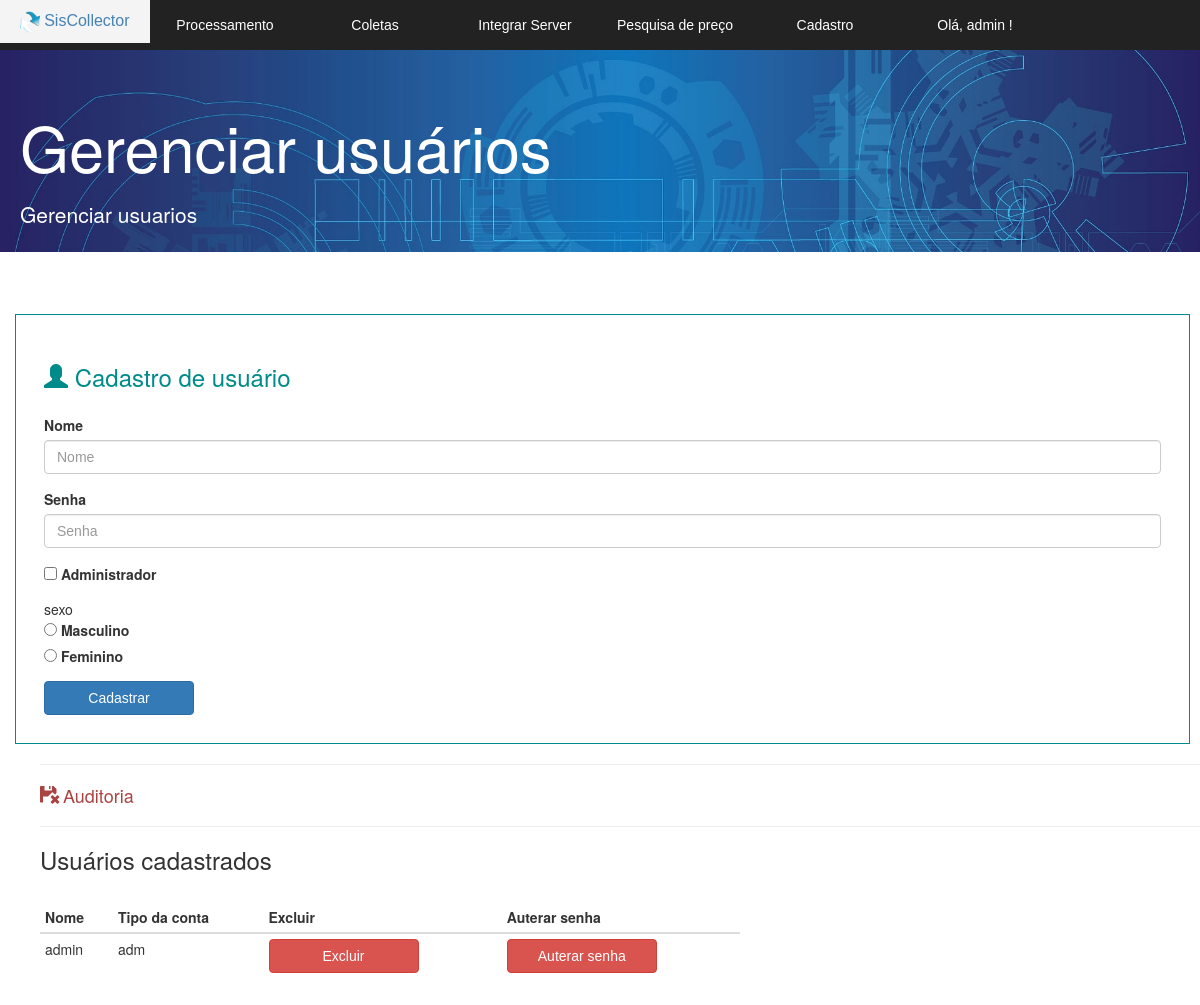
The page /v_usuario.php (signed in) on the database as committed earlier.
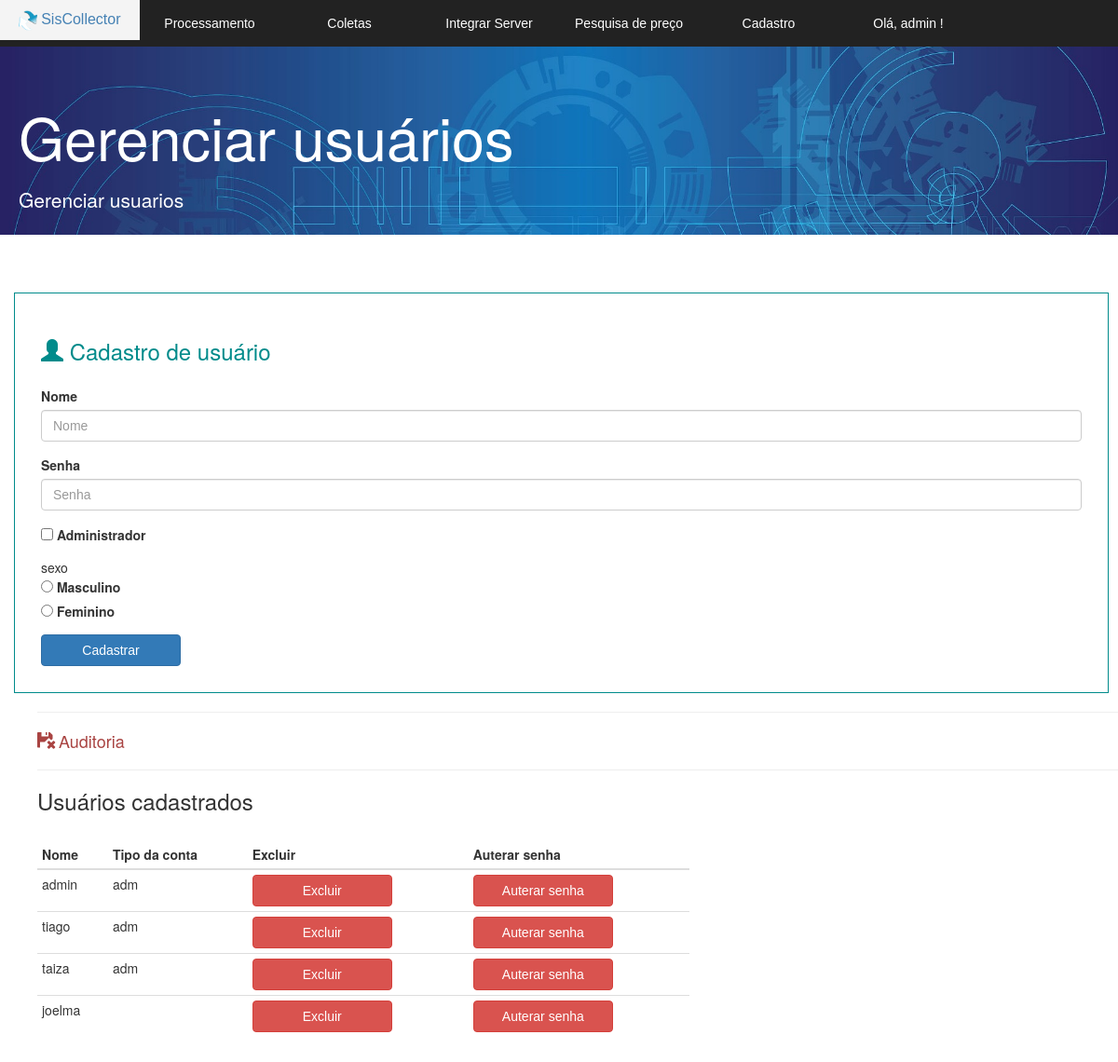
The same page on the database as committed later.
### tables this page shows
CREATE TABLE IF NOT EXISTS `usuarios` (
  `id` int(11) NOT NULL AUTO_INCREMENT,
  `usuario` varchar(220) NOT NULL,
  `senha` varchar(220) NOT NULL,
  `tipo` varchar(30) NOT NULL DEFAULT 'N',
  `sexo` varchar(2) DEFAULT NULL,
  PRIMARY KEY (`id`)
);

### v_usuario.php (the view, shortened to what this page needs)
<!DOCTYPE html>
<html>
<head>
	<link href="bootstrap/css/bootstrap.min.css" rel="stylesheet">
	<link rel="stylesheet" href="css.css">
	<link rel="stylesheet" href="normalize.css">
</head>
<body>
	<section id="principal">
		<?php require 'v_cabecalho.php'; ?>
		<section class="corpo">
			<div class="jumbotron jumbotron-fluid">
				<div class="container">
					<h1 class="display-4">Gerenciar usuários</h1>
					<p class="lead">Gerenciar usuarios</p>
				</div>
			</div>
			<?php require 'arquivos_banco/mensagens.php'; ?>
			<section class="form">
				<form method="post" action="arquivos_banco/cadastrar_usuario.php">
					<fieldset class="area_fieldset"> <h3>
						<span class="glyphicon glyphicon-user" aria-hidden="true"></span>
					Cadastro de usuário</h3>
					<div class="form-group">
						<label for="exampleInputEmail1">Nome</label>
						<input type="text" class="form-control" id="exampleInputEmail1" name="usuario" aria-describedby="emailHelp" placeholder="Nome" autocomplete="off" required="">
					</div>
					<div class="form-group">
						<label for="exampleInputPassword1">Senha</label>
						<input type="password" class="form-control"  name="senha" id="exampleInputPassword1" placeholder="Senha" autocomplete="off" required="">
					</div>
					<div class="form-check">
						<input type="checkbox" name="tipo" value="adm" class="form-check-input" id="exampleCheck1">
						<label class="form-check-label" for="exampleCheck1">Administrador</label><p>
						</div>
						<label"> sexo
						<div class="form-check">
						<input type="radio" name="sexo" value="M" class="form-check-input" id="exampleCheck1">
						<label class="form-check-label" >Masculino</label>
						</div>
							<div class="form-check">
						<input type="radio" name="sexo" value="F" class="form-check-input" id="exampleCheck1">
						<label class="form-check-label">Feminino</label>
						</div>
						<button type="submit" class="btn btn-primary">Cadastrar</button>
					</fieldset>
				</form>
			</section>
			<div>
			<hr id="margem">
			<h4 id="margem">
				<a href="v_listar_auditoria.php">
					<span class="glyphicon glyphicon-floppy-remove remove" aria-hidden="true"></span>
				Auditoria </a> </h4>
				<hr id="margem">
				</div>
				<section class="tabela">
				<h3 id="margem">Usuários cadastrados</h3>
				<table class="table table-condensed table_user" >
					<thead >
						<tr class="table-primary">
							<th scope="col">Nome</th>
							<th scope="col">Tipo da conta</th>
							<th scope="col">Excluir</th>
							<th scope="col">Auterar senha</th>
						</tr>
					</thead>
					<tbody>
						<?php
						$listagem = mysqli_query($conexao,  "SELECT * FROM usuarios");
						while($linha = mysqli_fetch_array($listagem)) {
							?>
							<tr>
								<td> <?= $linha['usuario'] ?> </td>
								<td> <?= $linha['tipo'] ?> </td>
								<td>
									<?php $nome = $linha['usuario'] ; ?>
									<button type="button" class="btn btn-danger">
										<a  href="arquivos_banco/excluir_usuario.php?id=<?= $linha['id']?>&nome=<?= $nome?> " onclick="return confirm('Excluir? Auteração não poderá ser desfeita!')" >Excluir
										</a>
									</button>
								</td>
								<td>
									<?php
									$id =  $linha['id'] ;
									?>
									<button type="button" class="btn btn-danger">
										<a  href="v_alterar_senha.php?id=<?php echo base64_encode($id);?>" onclick="return confirm('Excluir? Auteração não poderá ser desfeita!')" >Auterar senha
										</a>
									</button>
								</td>
							</tr>
						<?php } ?>
					</tbody>
				</table>
			</section>
			</section>
		</section>
	</body>
	</html>

Rows that differ between the two databases and show on the page:
added usuarios: usuario "tiago", tipo "adm"
added usuarios: usuario "taiza", tipo "adm"
added usuarios: usuario "joelma"
